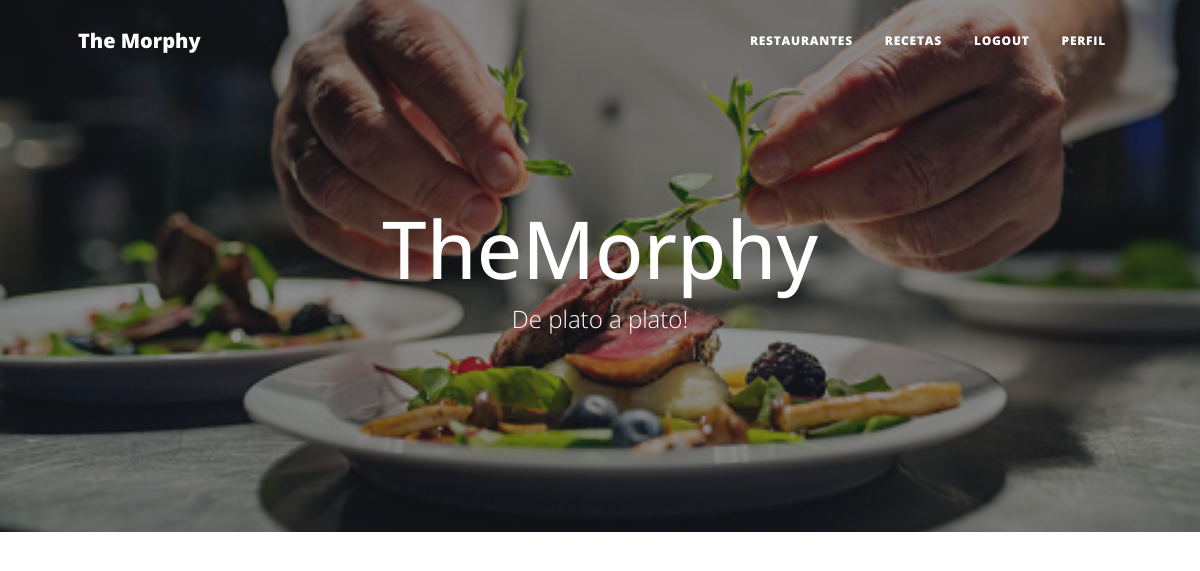
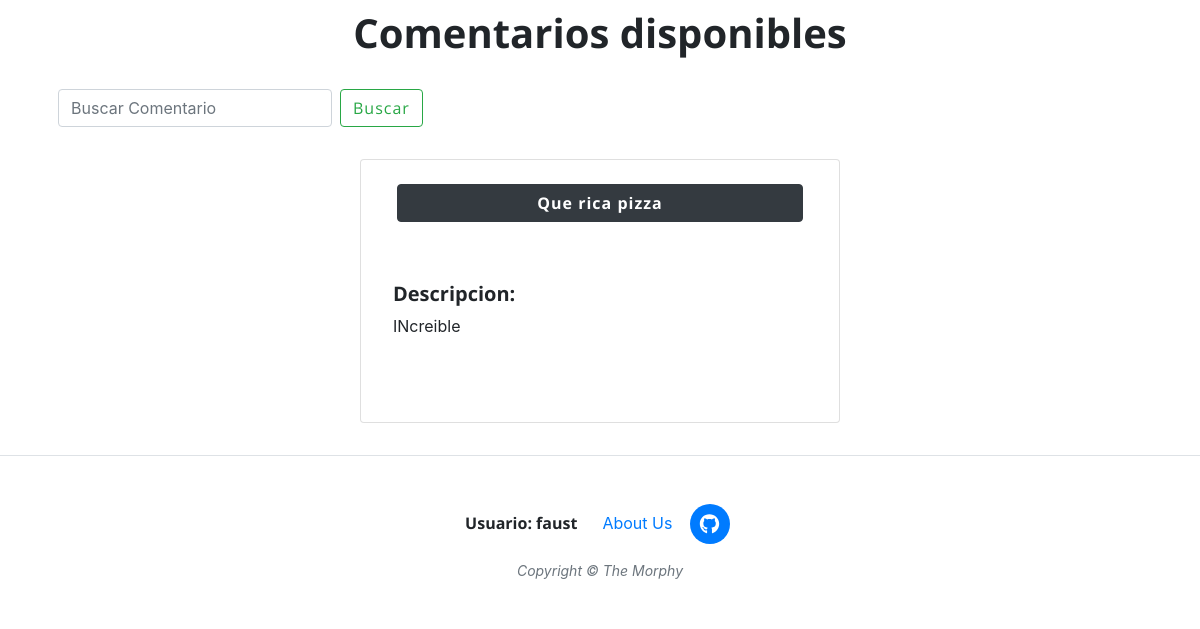
The app's page /comentario/ (signed in), older data (2 pictures, top to bottom).
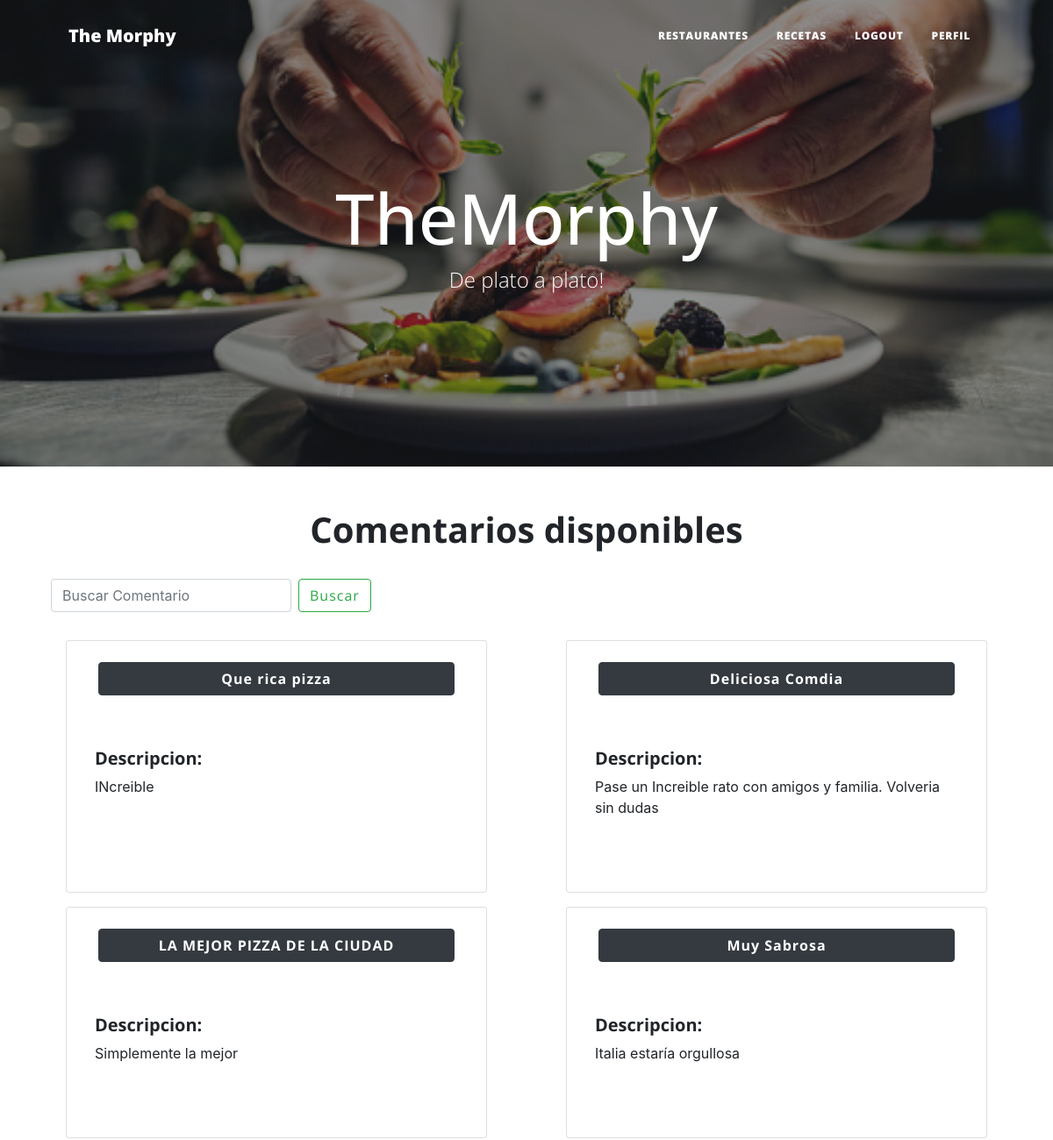
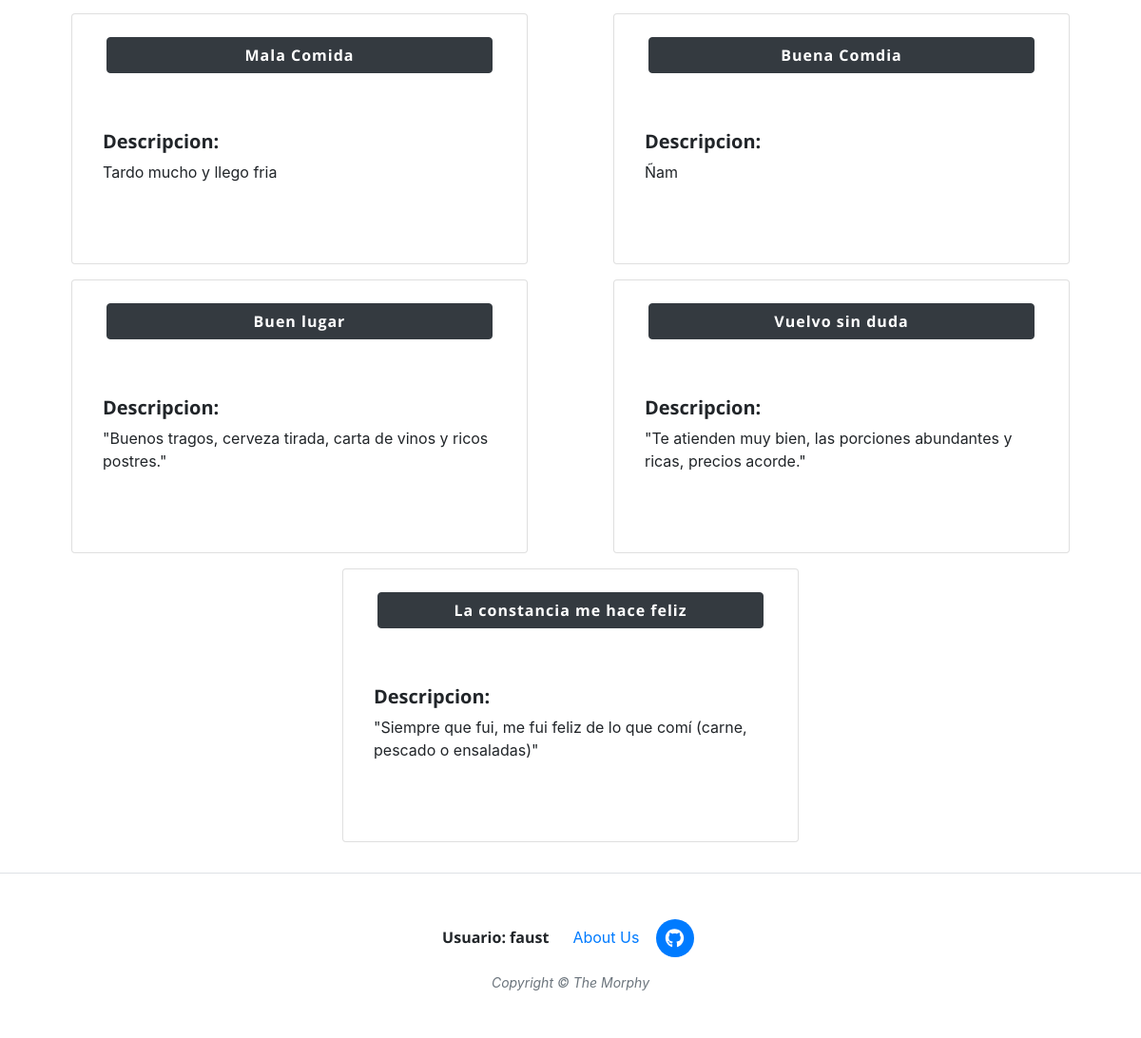
The same page, newer data (2 pictures, top to bottom).
### AppFunciones/models.py (models this page shows, shortened)
class Comentario(models.Model):
    resto = models.ForeignKey(Restaurantes, related_name="comentarios", on_delete=models.CASCADE)
    nombre_usuario = models.CharField(max_length=50, blank=True, null=True)
    titulo = models.CharField(max_length=100, blank=True, null=True)
    descripcion = models.TextField(max_length=1000, blank=True, null=True)
    fecha = models.DateField(auto_now_add=True)

### AppFunciones/views.py (the view)
# urls.py: path("comentario/", comentario.as_view(), name="comentario"),
class comentario(ListView):
    model = Comentario
    template_name = 'comentario.html'

### AppFunciones/templates/comentario.html (shortened to what this page needs)
{% extends "padre.html" %}
{% load static %}
{% block contenidoQueCambia %}
<body>
    <div class="container">
        <div class="row">
            <h1 class="text-center"><b>Comentarios disponibles</b></h1>
                <form class="form-inline m-3" action="{% url 'comentarios_buscar' %}" method="GET">
                    <input class="form-control" type="text" placeholder="Buscar Comentario" aria-label="Search" name = "search">
                    <button class="btn btn-outline-success m-2" type="submit">Buscar</button>
                </form>
            {% for comentario in object_list %}
                <div class="card m-2 mx-auto" style="width: 30rem;">
                    <a class="btn btn-dark m-4" href="/comentarios_detalle/{{comentario.id}}/" role="button"><b>{{comentario.titulo}}</b></a>
                    <div class="card-body">
                        <p class="card-text"><h5><b>Descripcion:</b></h5> {{comentario.descripcion}}</p>
                    </div>
                    <br></br>
                </div>
            {% endfor %}
        </div>
    </div>
    <br>
</body>
{% endblock %}

### AppFunciones/templates/padre.html (shortened to what this page needs)
<!DOCTYPE html>
<html lang="en">
    <head>
        {% load static %}
        <link href="{% static 'css/styles.css'%}" rel="stylesheet" />
        <link rel="stylesheet" href="https://cdn.jsdelivr.net/npm/bootstrap@4.6.1/dist/css/bootstrap.min.css">
    </head>
    <body>
        <nav class="navbar navbar-expand-lg navbar-light" id="mainNav">
            <div class="container px-4 px-lg-5">
                <a class="navbar-brand" href="{% url 'Inicio'%}">The Morphy</a>
                <div class="collapse navbar-collapse" id="navbarResponsive">
                    <ul class="navbar-nav ms-auto py-4 py-lg-0">
                        <li class="nav-item"><a class="nav-link px-lg-3 py-3 py-lg-4" href="{% url 'restaurante' %}">Restaurantes</a></li>
                        <li class="nav-item"><a class="nav-link px-lg-3 py-3 py-lg-4" href="{% url 'ListaRecetas' %}">Recetas</a></li>
                        {% if request.user.is_authenticated %}
                        <li class="nav-item"><a class="nav-link px-lg-3 py-3 py-lg-4" href="{% url 'logout' %}">Logout</a></li>
                        <li class="nav-item"><a class="nav-link px-lg-3 py-3 py-lg-4" href="/editar_perfil/{{request.user.id}}/">Perfil</a></li>
                        {% else %}
                        <li class="nav-item"><a class="nav-link px-lg-3 py-3 py-lg-4" href="{% url 'login' %}">Login</a></li>
                        <li class="nav-item"><a class="nav-link px-lg-3 py-3 py-lg-4" href="{% url 'registro' %}">Register</a></li>
                        {% endif %}
                    </ul>
                </div>
            </div>
        </nav>
        <header class="masthead" style="background-image: url(/static/assets/img/istockphoto-1081422898-170667a.jpg)">
            <div class="container position-relative px-4 px-lg-5">
                <div class="row gx-4 gx-lg-5 justify-content-center">
                    <div class="col-md-10 col-lg-8 col-xl-7">
                        <div class="site-heading">
                            <h1>TheMorphy</h1>
                            <span class="subheading">De plato a plato!</span>
                        </div>
                    </div>
                </div>
            </div>
        </header>
        {% block contenidoQueCambia %}
        {% endblock %}
        <footer class="border-top">
            <div class="container px-4 px-lg-5">
                <div class="row gx-4 gx-lg-5 justify-content-center">
                    <div class="col-md-10 col-lg-8 col-xl-7">
                        <ul class="list-inline text-center">
                            {% if request.user.is_authenticated %}
                            <li class="list-inline-item">
                                <h6><b>Usuario: {{request.user.username}}</b></h6>
                            </li>
                            {% endif %}
                            <li class="list-inline-item">
                                <a href="{% url 'AcercaDe' %}">About Us
                                </a>
                            </li>
                            <li class="list-inline-item">
                                <a href="https://github.com/faustomon/TheMorphy">
                                    <span class="fa-stack fa-lg">
                                        <i class="fas fa-circle fa-stack-2x"></i>
                                        <i class="fab fa-github fa-stack-1x fa-inverse"></i>
                                    </span>
                                </a>
                            </li>
                        </ul>
                        <div class="small text-center text-muted fst-italic">Copyright &copy; The Morphy</div>
                    </div>
                </div>
            </div>
        </footer>
    </body>
</html>

Row changes from the older to the newer data that the page shows:
added Comentario: titulo "Deliciosa Comdia", descripcion "Pase un Increible rato con amigos y familia. Volveria sin dudas"
added Comentario: titulo "LA MEJOR PIZZA DE LA CIUDAD", descripcion "Simplemente la mejor"
added Comentario: titulo "Muy Sabrosa", descripcion "Italia estaría orgullosa"
added Comentario: titulo "Mala Comida", descripcion "Tardo mucho y llego fria"
added Comentario: titulo "Buena Comdia", descripcion "Ñam"
added Comentario: titulo "Buen lugar", descripcion "\"Buenos tragos, cerveza tirada, carta de vinos y ricos postres.\""
added Comentario: titulo "Vuelvo sin duda", descripcion "\"Te atienden muy bien, las porciones abundantes y ricas, precios acorde.\""
added Comentario: titulo "La constancia me hace feliz", descripcion "\"Siempre que fui, me fui feliz de lo que comí (carne, pescado o ensaladas)\""
